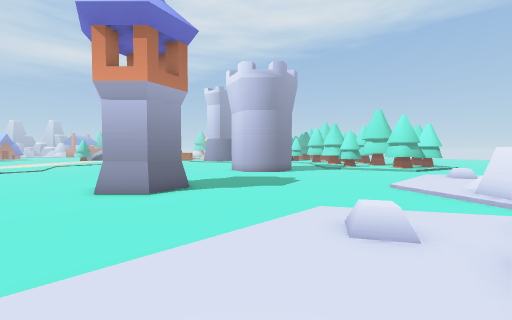
View 1 (above)

24 first-person views from a walk through a 3-D level made in the Unity game engine. The camera is 1.5 m above the floor, tilts 2° down and sees 90° across. The floor is counted in squares, 2 m on a side. Each view is taken from the middle of a square. On the plan, view 1 faces up. The plan holds only what a view shows up to about 9 squares ahead; the rest is blank. The place goes on beyond the plan. The player character is not drawn. Some animated figures are not drawn. Some surface patterns are stand-ins.

View 2
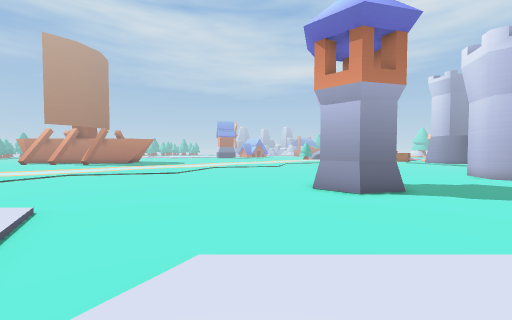

View 3
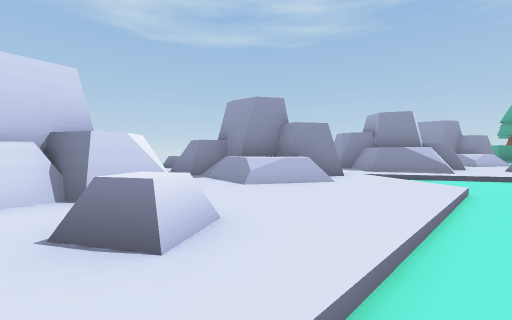

View 4
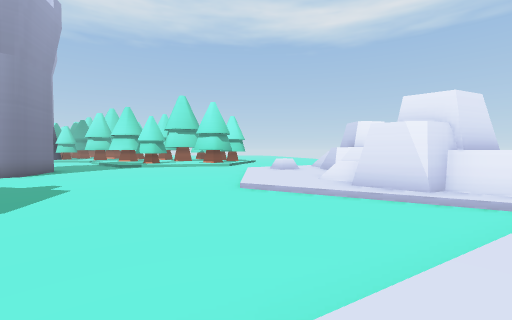

View 5
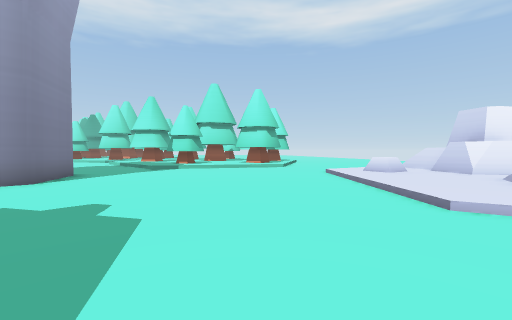

View 6
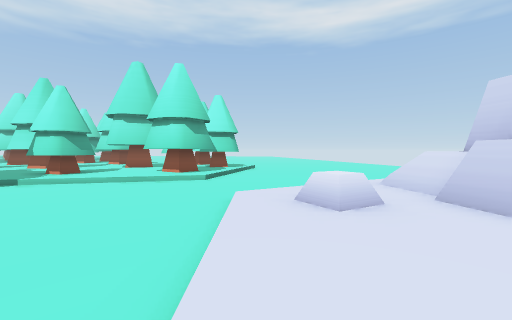

View 7
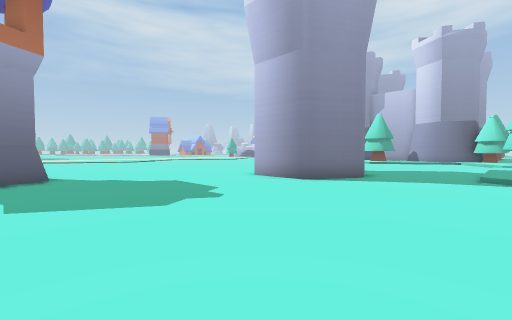

View 8
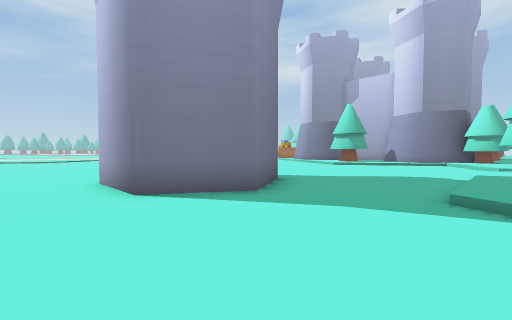

View 9
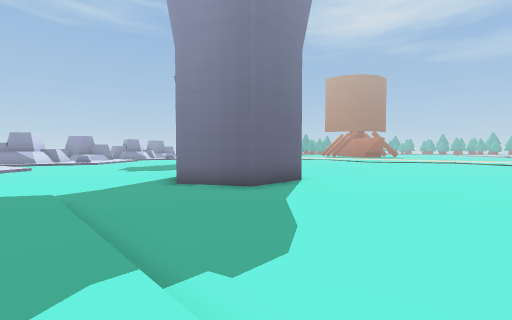

View 10
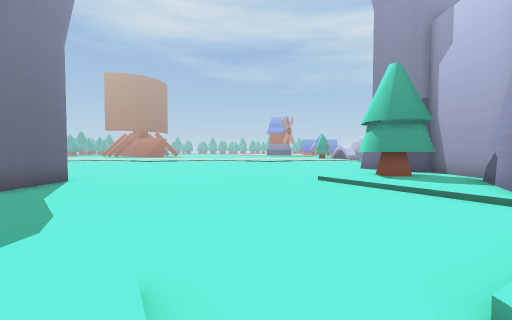

View 11
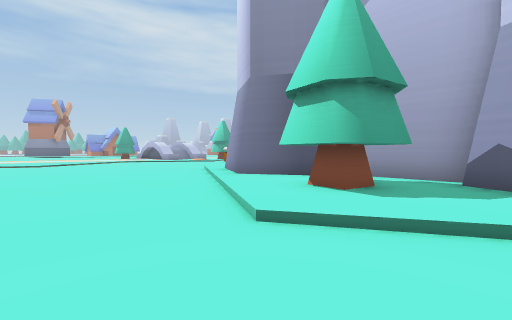

View 12
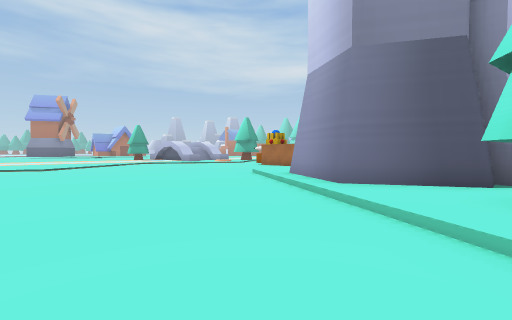

View 13
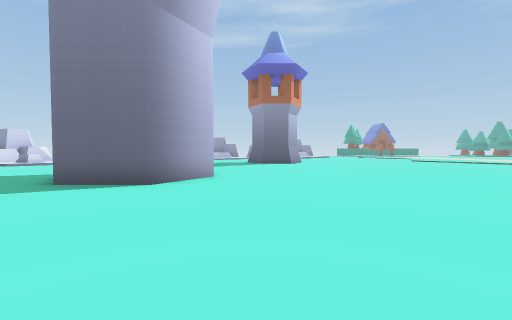

View 14
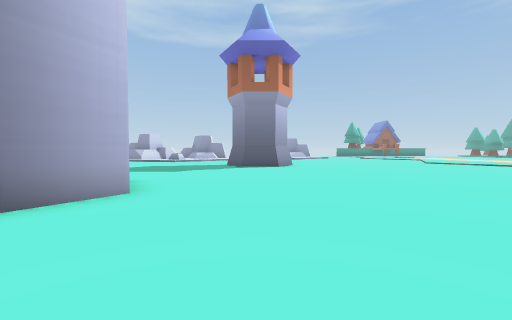

View 15
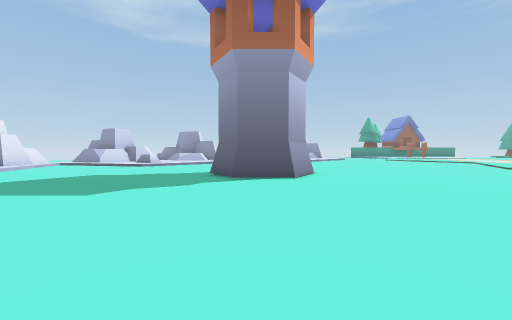

View 16
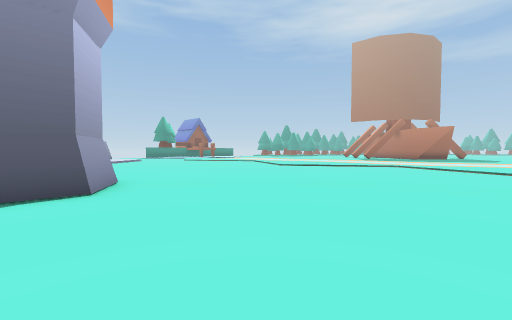

View 17
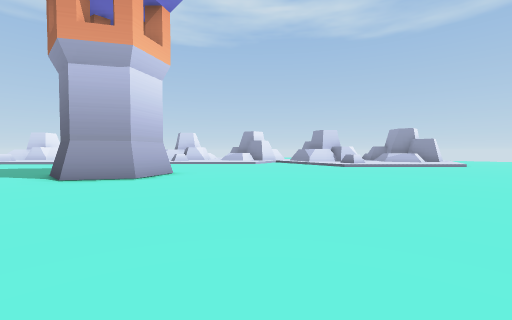

View 18
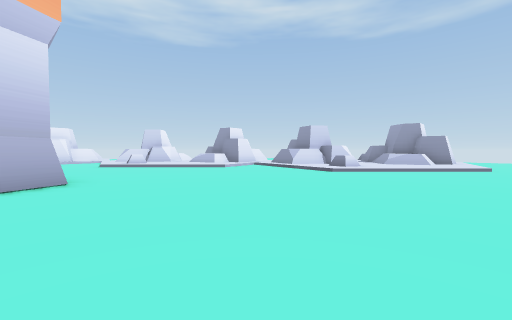

View 19
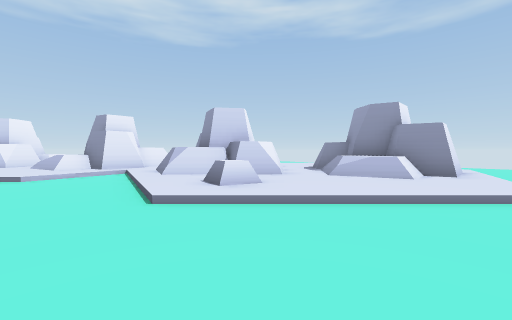

View 20
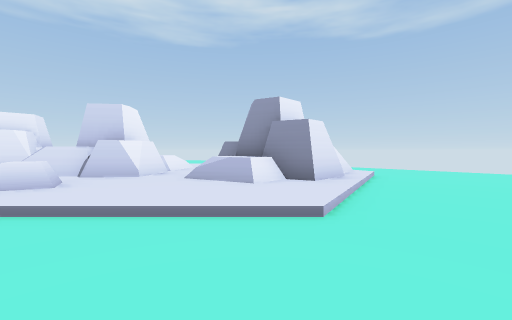

View 21
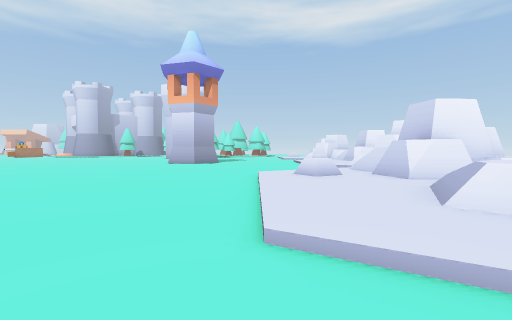

View 22
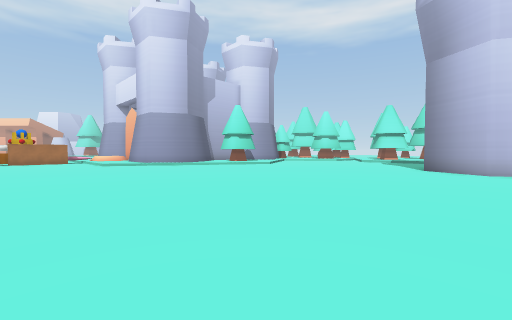

View 23
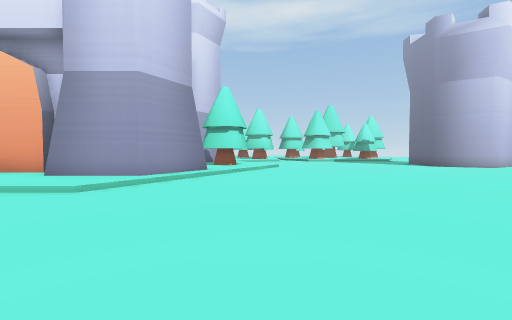

View 24
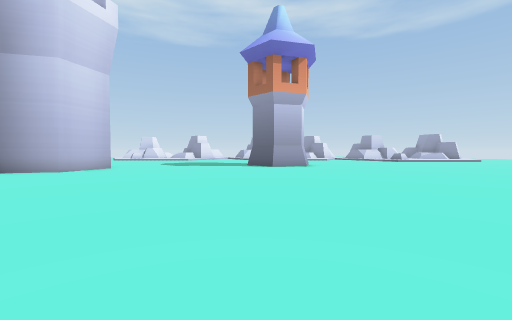

### Floor plan
Key: @ floor where view 1 was taken; # wall or solid block; x gap in a wall; . main floor; : floor 0.25 m higher than the main floor; + floor 1.25 m higher than the main floor; / step, stairs or slope; = window, fence, low wall or low ledge; ^ raised ledge; T tower.
Columns run from 13 left of view 1 to 13 right of it. Each row starts with its distance up from view 1.
 33     .::#   ###
 32    ../:#########
 31   ...../##:###:#
 30  .......//:##:://
 29 ........../:::/...
 28  .........../...../
 27 .................../
 26 ..................../
 25  ..................:
 24  ..................:
 23  ..................:
 22  ..................::
 21  ..................:#
 20 ............TTT....:##:
 19 ............T  T.../:::#
 18 ............T  T...../:##
 17 ............TTT.......///.
 16 ...........................
 15 ...........................
 14 ..........................
 13 ...................../::
 12 ..................../:==/=/
 11 ........TT........./::::/=^
 10 ........# T......./:::::##
  9 .......T###......./::=/:##
  8 ........TT.........:=+
  7 ...................:#
  6 .................../##
  5 ............../::///###
  4 ............./:^:/
  3 ............/:::##
  2 .........../::::##
  1 ...........::==:
  0 ...../://..//@//
 -1 ..../:^::=//#####
 -2 .../::::=^=/#   #
 -3 ../::::####/
 -4 ..:::=:###
 -5 ../:=+/:/+x
 -6 ../#####
 -7 ...##
 -8 ...:#
 -9 .../#
-10 ....
-11 ...
-12 ..

Positions as (right, up) in squares from view 1, and headings:
1: (0, 0), facing up
2: (0, 0), facing up-left
3: (1, 6), facing down
4: (1, 5), facing up-right
5: (1, 9), facing up-right
6: (6, 10), facing up-right
7: (6, 10), facing up-left
8: (6, 15), facing up-left
9: (6, 25), facing down-left
10: (7, 26), facing left
11: (1, 26), facing up-left
12: (-2, 26), facing up-left
13: (-3, 26), facing down
14: (-4, 23), facing down
15: (-4, 18), facing down
16: (-4, 16), facing down-left
17: (-13, 12), facing down-right
18: (-12, 9), facing down-right
19: (-11, 2), facing down-right
20: (-13, -1), facing down-right
21: (-13, -5), facing up-right
22: (-12, 18), facing up-right
23: (-13, 29), facing right
24: (-13, 20), facing down-right
